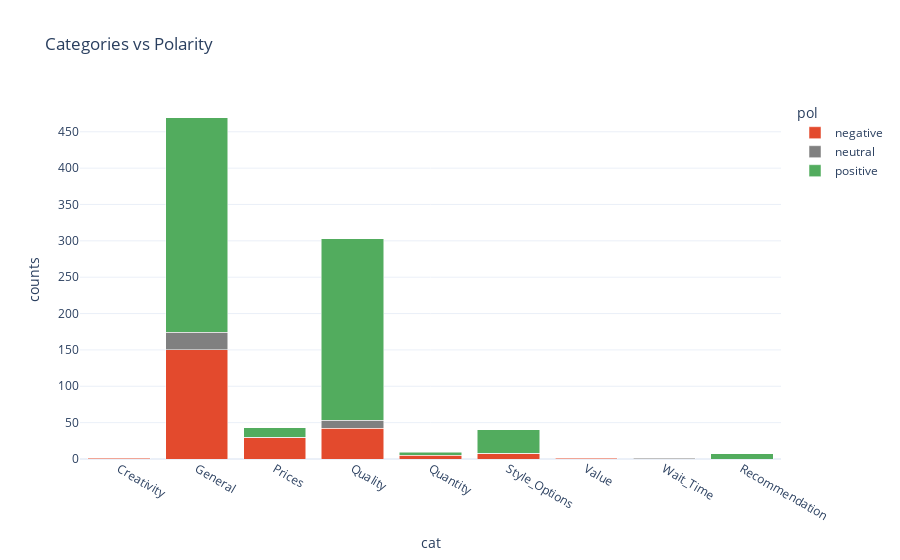

This figure's notebook cell:
### Code cell
fig = px.bar(
    df_cat,
    x="cat",
    y="counts",
    color="pol",
    barmode="stack",
    color_discrete_map={
        "positive": "#52AC5E",
        "negative": "#e34a2d",
        "neutral": "gray",
    },
    title="Categories vs Polarity",
    template="plotly_white",
)

fig.show()

### Figure 1 — Plotly figure (JSON) as saved in the notebook; plotly's stock layout.template omitted (floating-point values rounded to 4 significant figures)
{"data": [{"alignmentgroup": "True", "hovertemplate": "pol=negative<br>cat=%{x}<br>counts=%{y}<extra></extra>", "legendgroup": "negative", "marker": {"color": "#e34a2d", "pattern": {"shape": ""}}, "name": "negative", "offsetgroup": "negative", "orientation": "v", "showlegend": true, "textposition": "auto", "type": "bar", "x": ["Creativity", "General", "Prices", "Quality", "Quantity", "Style_Options", "Value"], "xaxis": "x", "y": [1, 150, 29, 42, 5, 7, 1], "yaxis": "y"}, {"alignmentgroup": "True", "hovertemplate": "pol=neutral<br>cat=%{x}<br>counts=%{y}<extra></extra>", "legendgroup": "neutral", "marker": {"color": "gray", "pattern": {"shape": ""}}, "name": "neutral", "offsetgroup": "neutral", "orientation": "v", "showlegend": true, "textposition": "auto", "type": "bar", "x": ["General", "Prices", "Quality", "Style_Options", "Wait_Time"], "xaxis": "x", "y": [24, 1, 11, 1, 1], "yaxis": "y"}, {"alignmentgroup": "True", "hovertemplate": "pol=positive<br>cat=%{x}<br>counts=%{y}<extra></extra>", "legendgroup": "positive", "marker": {"color": "#52AC5E", "pattern": {"shape": ""}}, "name": "positive", "offsetgroup": "positive", "orientation": "v", "showlegend": true, "textposition": "auto", "type": "bar", "x": ["General", "Prices", "Quality", "Quantity", "Recommendation", "Style_Options"], "xaxis": "x", "y": [295, 13, 250, 4, 7, 32], "yaxis": "y"}], "layout": {"barmode": "stack", "legend": {"title": {"text": "pol"}, "tracegroupgap": 0}, "title": {"text": "Categories vs Polarity"}, "xaxis": {"anchor": "y", "domain": [0, 1], "title": {"text": "cat"}}, "yaxis": {"anchor": "x", "domain": [0, 1], "title": {"text": "counts"}}}}
